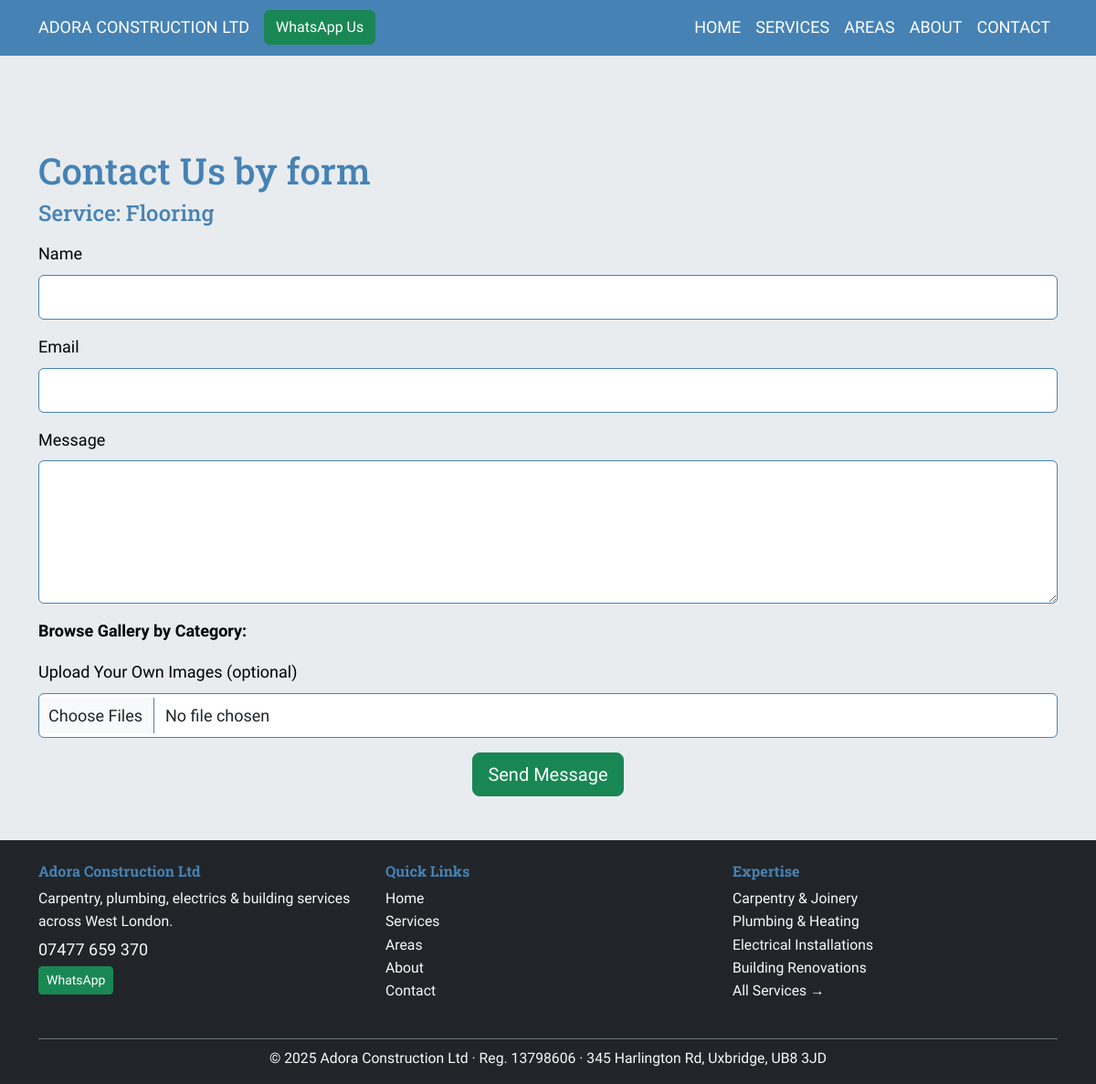
The page /contact/3 on the database as committed earlier.
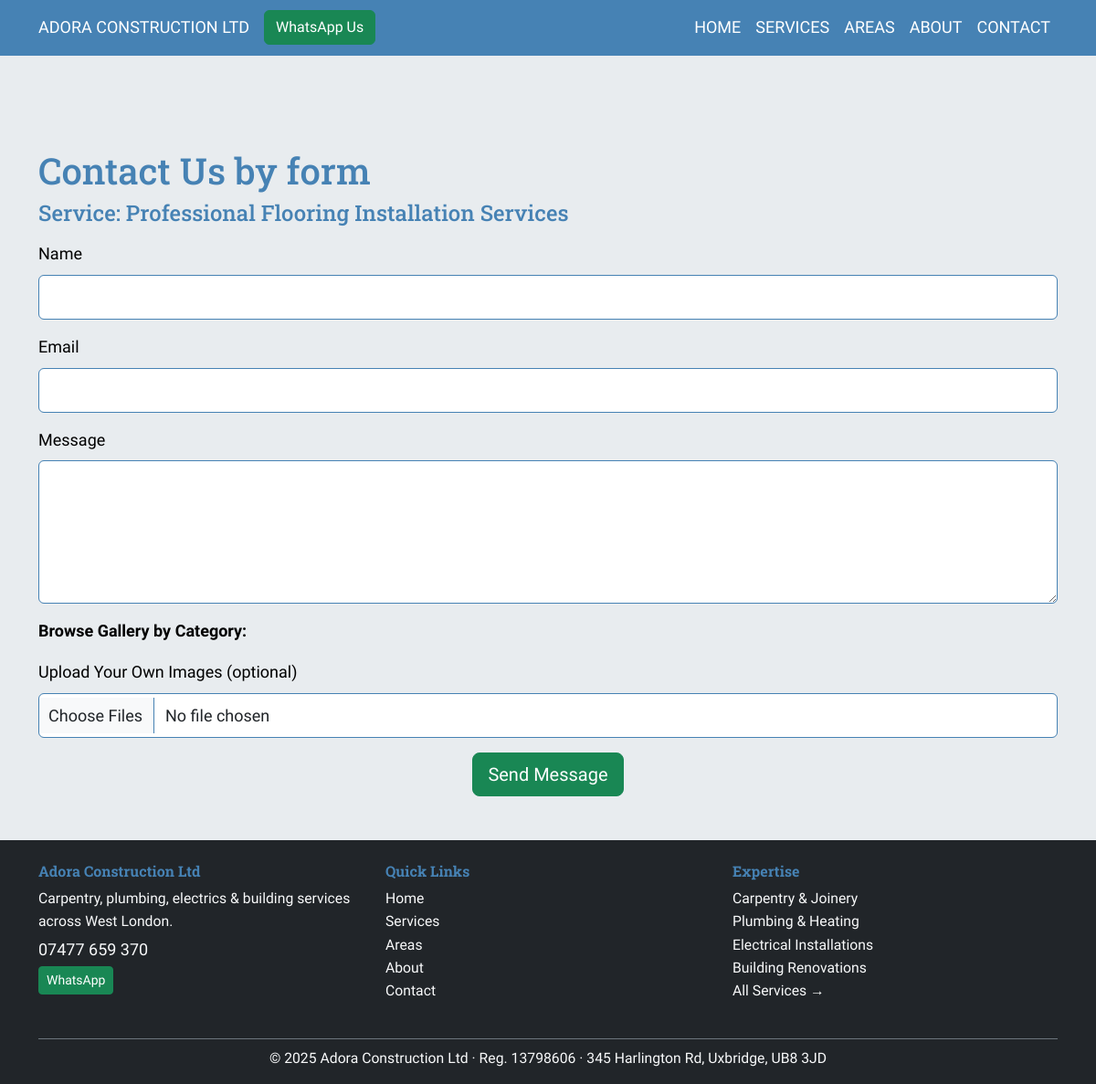
The same page on the database as committed later.
### app.py (models this page shows)
class Service(db.Model):
    id = db.Column(db.Integer, primary_key=True)
    name = db.Column(db.String(100), unique=True, nullable=False)
    description = db.Column(db.Text, nullable=False)
    images = db.relationship('Image', backref='service', lazy=True)

### app.py (the view, shortened to what this page needs)
@app.route('/contact', defaults={'service_id': None}, methods=['GET', 'POST'])
@app.route('/contact/<int:service_id>', methods=['GET', 'POST'])
@csrf.exempt  # Temporary exemption until contact form is updated with CSRF
def contact(service_id):
    app.logger.info(f"Accessing /contact with service_id: {service_id}")
    service = Service.query.get(service_id) if service_id else None
    all_gallery_data = {}
    if not service:
        for cat in categories:
            all_gallery_data[cat] = Image.query.filter_by(category=cat).all()
    return render_template('contact.html', service=service, gallery_images=service.images if service else [], all_gallery_data=all_gallery_data)

### templates/contact.html (shortened to what this page needs)
{% extends 'base.html' %}
{% block content %}
<div class="container my-5">
<br><br><br><br>
    <h1>Contact Us by form</h1>
    {% if service %}
        <h4 class="mb-3">Service: {{ service.name }}</h4>
    {% endif %}
    <form method="POST" enctype="multipart/form-data">
        <div class="mb-3">
            <label for="name" class="form-label">Name</label>
            <input type="text" class="form-control" id="name" name="name" required>
        </div>
        <div class="mb-3">
            <label for="email" class="form-label">Email</label>
            <input type="email" class="form-control" id="email" name="email" required>
        </div>
        <div class="mb-3">
            <label for="message" class="form-label">Message</label>
            <textarea class="form-control" id="message" name="message" rows="5" required></textarea>
        </div>
        <div class="mb-3">
            <p class="mb-1"><strong>Browse Gallery by Category:</strong></p>
        </div>
        <div class="mb-4">
            <label for="upload_images" class="form-label">Upload Your Own Images (optional)</label>
            <input type="file" class="form-control mb-3" id="upload_images" name="uploaded_images" accept="image/*" multiple>
            <div class="text-center">
                <button type="submit" class="btn btn-success btn-lg">Send Message</button>
            </div>
        </div>
    </form>
</div>
{% endblock %}

### templates/base.html (shortened to what this page needs)
<!DOCTYPE html>
<html lang="en">
<head>
    <link rel="stylesheet" href="{{ url_for('static', filename='css/bootstrap.min.css') }}">
    <link rel="stylesheet" href="{{ url_for('static', filename='css/style.css') }}">
</head>
<body>
    <nav class="navbar navbar-expand-lg navbar-dark fixed-top">
        <div class="container">
            <a class="navbar-brand" href="/">ADORA CONSTRUCTION LTD</a>
<a href="https://wa.me/+447477659370" class="btn btn-success">WhatsApp Us</a>
            <div class="collapse navbar-collapse" id="navbarNav">
                <ul class="navbar-nav ms-auto">
                    <li class="nav-item"><a class="nav-link" href="/">HOME</a></li>
                    <li class="nav-item"><a class="nav-link" href="/services">SERVICES</a></li>
                    <li class="nav-item"><a class="nav-link" href="/areas">AREAS</a></li>
                    <li class="nav-item"><a class="nav-link" href="/about">ABOUT</a></li>
                    <li class="nav-item"><a class="nav-link" href="/contact">CONTACT</a></li>
                </ul>
            </div>
        </div>
    </nav>
    {% block content %}{% endblock %}
<footer class="bg-dark text-light pt-4 pb-3 mt-5">
  <div class="container">
    <div class="row text-center text-md-start">
      <div class="col-12 col-md-4 mb-3">
        <h6 class="fw-bold mb-2">Adora Construction Ltd</h6>
        <p class="small mb-1">
          Carpentry, plumbing, electrics & building services across West London.
        </p>
        <p class="mb-1">
          <a href="tel:07477659370" class="text-light text-decoration-none">07477 659 370</a>
        </p>
        <p>
          <a href="https://wa.me/447477659370" class="btn btn-success btn-sm">WhatsApp</a>
        </p>
      </div>
      <div class="col-6 col-md-4 mb-3">
        <h6 class="fw-bold mb-2">Quick Links</h6>
        <ul class="list-unstyled small">
          <li><a href="/" class="text-light text-decoration-none">Home</a></li>
          <li><a href="/services" class="text-light text-decoration-none">Services</a></li>
          <li><a href="/areas" class="text-light text-decoration-none">Areas</a></li>
          <li><a href="/about" class="text-light text-decoration-none">About</a></li>
          <li><a href="/contact" class="text-light text-decoration-none">Contact</a></li>
        </ul>
      </div>
      <div class="col-6 col-md-4 mb-3">
        <h6 class="fw-bold mb-2">Expertise</h6>
        <ul class="list-unstyled small">
          <li>Carpentry & Joinery</li>
          <li>Plumbing & Heating</li>
          <li>Electrical Installations</li>
          <li>Building Renovations</li>
          <li><a href="/services" class="text-light text-decoration-none">All Services →</a></li>
        </ul>
      </div>
    </div>
    <div class="text-center border-top border-secondary pt-2 mt-2">
      <small class="d-block">
        © 2025 Adora Construction Ltd · Reg. 13798606 · 345 Harlington Rd, Uxbridge, UB8 3JD
      </small>
    </div>
  </div>
</footer>
</body>
</html>

### static/css/style.css (style rules this page uses)
body { font-family: 'Source Sans Pro', sans-serif; background-color: #E8ECEF; color: #000000; font-size: 18px; line-height: 1.6; }
h1, h2, h3, h4, h5, h6 { font-family: 'Roboto Slab', serif; color: #4682B4; }
.navbar { background-color: #4682B4; }
.navbar-brand, .nav-link { color: #ffffff !important; font-size: 18px; text-transform: uppercase; }
.form-control, .form-select { font-size: 18px; padding: 10px; border-color: #4682B4; }

Rows that differ between the two databases and show on the page:
changed Service: name "Flooring" → "Professional Flooring Installation Services"
